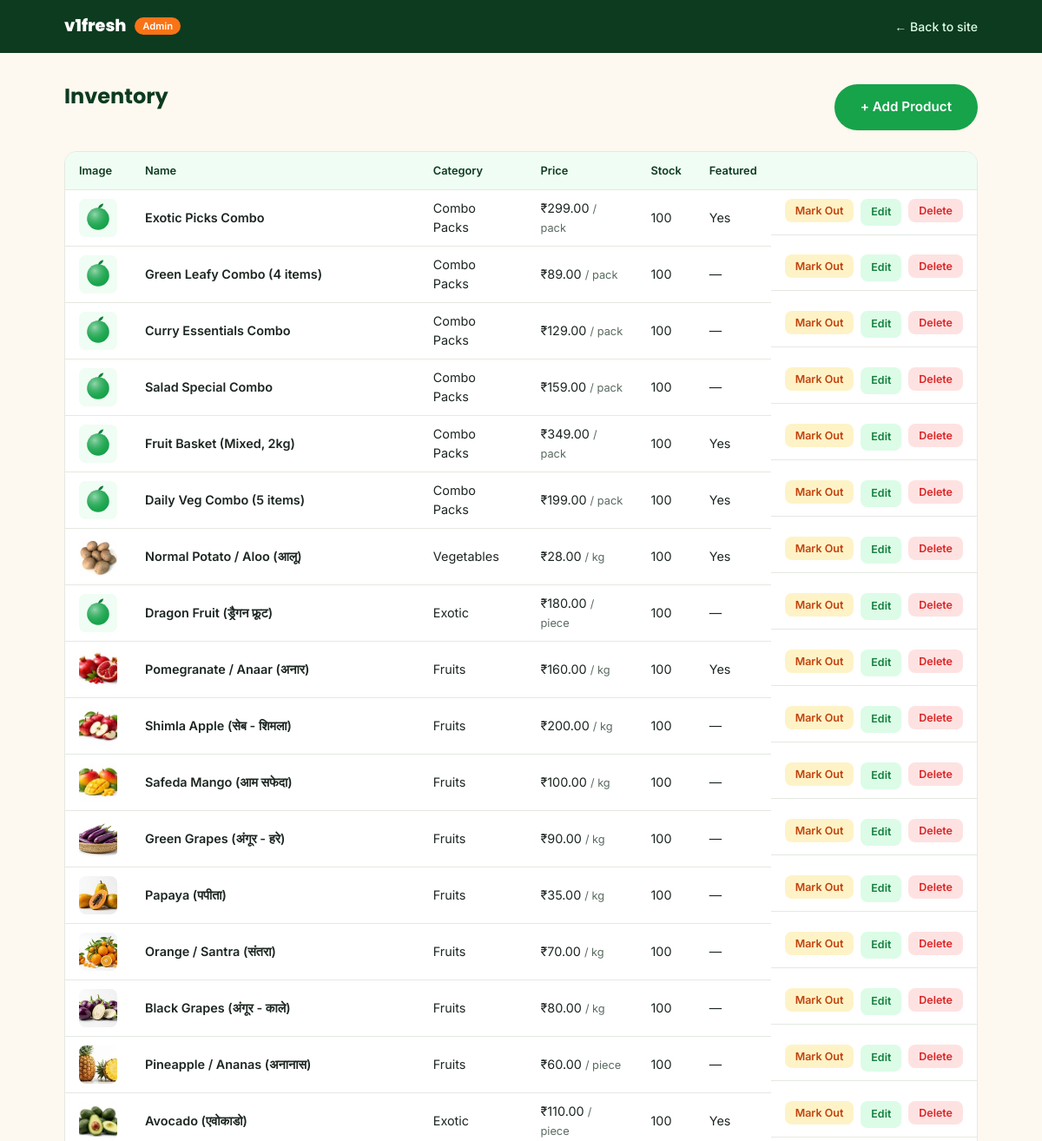
The page /admin/ (upper part) on the database as committed earlier.
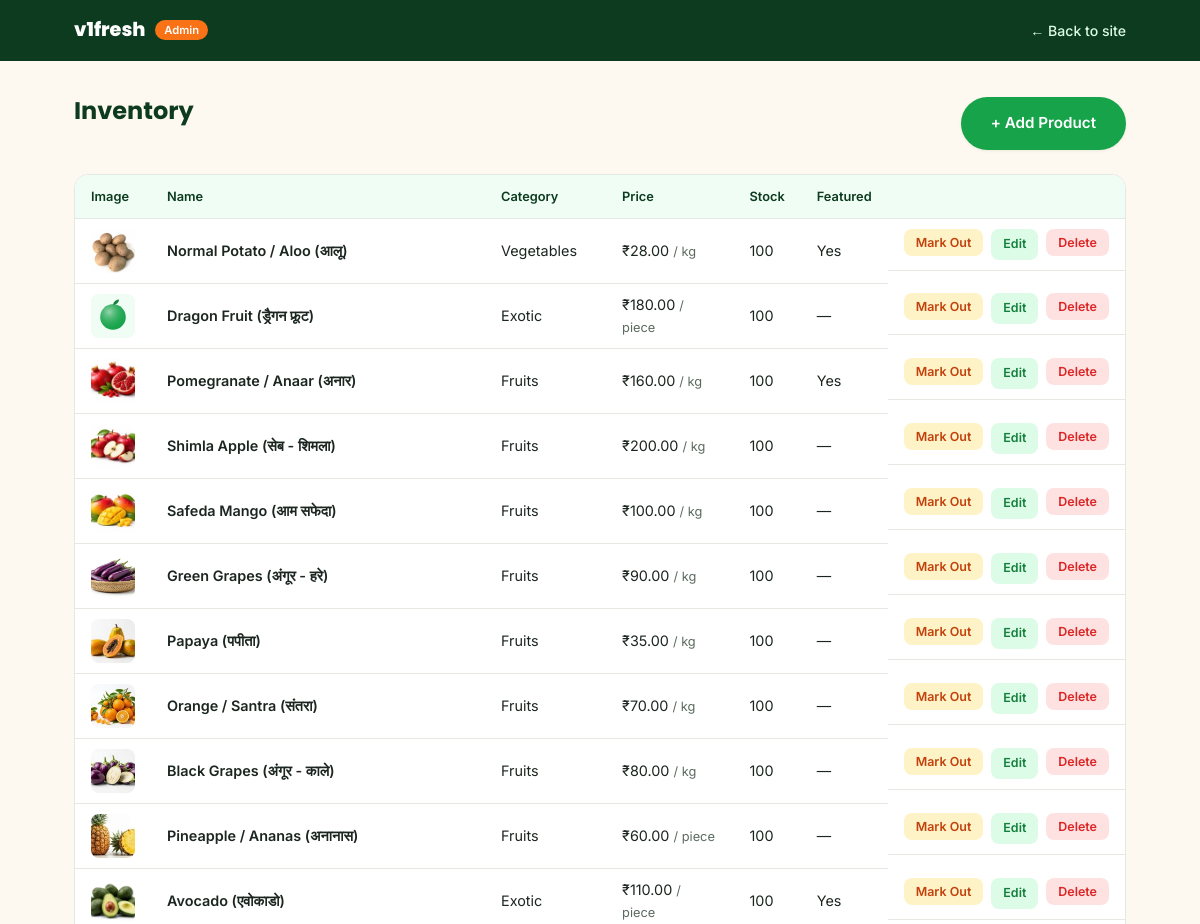
The same page on the database as committed later.
### models.py (models this page shows, shortened)
class Product(db.Model):
    __tablename__ = "products"
    id = db.Column(db.Integer, primary_key=True)
    name = db.Column(db.String(120), nullable=False)
    slug = db.Column(db.String(120), unique=True, nullable=False)
    category_id = db.Column(db.Integer, db.ForeignKey("categories.id"), nullable=False)
    price = db.Column(db.Float, nullable=False)           # current selling price
    mrp = db.Column(db.Float, nullable=True)               # original/strike-through price
    unit = db.Column(db.String(30), nullable=False, default="kg")  # kg, dozen, piece, bunch, gram
    image = db.Column(db.String(255), nullable=False, default="")
    description = db.Column(db.Text, nullable=True)
    stock = db.Column(db.Integer, nullable=False, default=100)
    is_featured = db.Column(db.Boolean, default=False)
    is_organic = db.Column(db.Boolean, default=False)
    season = db.Column(db.String(20), nullable=False, default="all-season")  # winter, summer, monsoon, all-season
    rating = db.Column(db.Float, default=4.5)
    created_at = db.Column(db.DateTime, default=datetime.utcnow)

class Category(db.Model):
    __tablename__ = "categories"
    id = db.Column(db.Integer, primary_key=True)
    name = db.Column(db.String(80), nullable=False)
    slug = db.Column(db.String(80), unique=True, nullable=False)
    image = db.Column(db.String(255), nullable=False, default="")
    sort_order = db.Column(db.Integer, default=0)
    products = db.relationship("Product", backref="category", lazy=True)

### routes/admin.py (the view)
@admin_bp.route("/")
def dashboard():
    products = Product.query.order_by(Product.id.desc()).all()
    return render_template("admin/dashboard.html", products=products)

### templates/admin/dashboard.html (shortened to what this page needs)
<!DOCTYPE html>
<html lang="en">
<head>
    <link rel="stylesheet" href="{{ url_for('static', filename='css/style.css') }}">
    <link rel="stylesheet" href="{{ url_for('static', filename='css/admin.css') }}">
</head>
<body class="admin-body">
    <header class="admin-topbar">
        <div class="admin-topbar-inner">
            <span class="admin-brand"><span class="brand-mark">v1</span><span class="brand-rest">fresh</span> <span class="admin-tag">Admin</span></span>
            <a href="{{ url_for('main.home') }}" class="admin-back-link">← Back to site</a>
        </div>
    </header>
    <main class="admin-main">
        <div class="admin-header-row">
            <h1>Inventory</h1>
            <a href="{{ url_for('admin.new_product') }}" class="btn btn-primary">+ Add Product</a>
        </div>
        <div class="admin-table-wrap">
            <table class="admin-table">
                <thead>
                    <tr>
                        <th>Image</th>
                        <th>Name</th>
                        <th>Category</th>
                        <th>Price</th>
                        <th>Stock</th>
                        <th>Featured</th>
                        <th></th>
                    </tr>
                </thead>
                <tbody>
                    {% for product in products %}
                    <tr>
                        <td><img src="{{ product.image }}" alt="{{ product.name }}" class="admin-thumb"></td>
                        <td class="admin-product-name">{{ product.name }}</td>
                        <td>{{ product.category.name if product.category else "—" }}</td>
                        <td>₹{{ "%.2f"|format(product.price) }} <span class="admin-unit">/ {{ product.unit }}</span></td>
                        <td>
                            {% if product.stock > 0 %}
                                {{ product.stock }}
                            {% else %}
                                <span class="admin-out-of-stock">Out of stock</span>
                            {% endif %}
                        </td>
                        <td>{{ "Yes" if product.is_featured else "—" }}</td>
                        <td class="admin-actions">
                            <form action="{{ url_for('admin.toggle_stock', product_id=product.id) }}" method="post" class="admin-toggle-form">
                                {% if product.stock > 0 %}
                                    <button type="submit" class="admin-btn-toggle admin-btn-mark-out">Mark Out</button>
                                {% else %}
                                    <button type="submit" class="admin-btn-toggle admin-btn-mark-in">Mark In Stock</button>
                                {% endif %}
                            </form>
                            <a href="{{ url_for('admin.edit_product', product_id=product.id) }}" class="admin-btn-edit">Edit</a>
                            <form action="{{ url_for('admin.delete_product', product_id=product.id) }}" method="post" class="admin-delete-form" onsubmit="return confirm('Delete \'{{ product.name }}\'? This cannot be undone.');">
                                <button type="submit" class="admin-btn-delete">Delete</button>
                            </form>
                        </td>
                    </tr>
                    {% else %}
                    <tr>
                        <td colspan="7" class="admin-empty">No products yet. Add your first one.</td>
                    </tr>
                    {% endfor %}
                </tbody>
            </table>
        </div>
    </main>
</body>
</html>

### static/css/style.css (style rules this page uses)
:root { --green-50: #f0fdf4; --green-100: #dcfce7; --green-600: #16a34a; --green-650: #138f42; --green-700: #15803d; --green-900: #0d3b1f; --footer-navy: #0f172a; --cream: #fef9f0; --white: #ffffff; --ink: #1c2620; --ink-soft: #5b6b60; --border: #e4e9e1; --orange: #f97316; --orange-dark: #c2410c; --amber: #fbbf24; --red: #dc2626; --radius-sm: 8px; --radius-md: 14px; --radius-lg: 24px; --shadow-sm: 0 1px 3px rgba(13, 59, 31, 0.08); --shadow-md: 0 8px 24px rgba(13, 59, 31, 0.10); --shadow-lg: 0 16px 40px rgba(13, 59, 31, 0.14); --font-display: 'Poppins', sans-serif; --font-body: 'Inter', sans-serif; }
* { box-sizing: border-box; }
html { scroll-behavior: smooth; }
body { margin: 0; font-family: var(--font-body); color: var(--ink); background: var(--cream); line-height: 1.5; -webkit-font-smoothing: antialiased; }
h1, h2, h3, h4 { font-family: var(--font-display); color: var(--green-900); margin: 0 0 0.4em; line-height: 1.2; }
a { text-decoration: none; color: inherit; }
img { max-width: 100%; display: block; }
button { font-family: inherit; cursor: pointer; }
.btn { display: inline-flex; align-items: center; justify-content: center; gap: 8px; padding: 13px 28px; border-radius: 999px; font-weight: 600; font-size: 0.95rem; border: 2px solid transparent; transition: transform 0.15s ease, box-shadow 0.15s ease, background 0.15s ease; }
.btn-primary { background: var(--green-600); color: var(--white); box-shadow: var(--shadow-sm); }
.brand-mark { color: var(--white); }
.brand-rest { color: var(--white); }

### static/css/admin.css (style rules this page uses)
.admin-body { background: var(--cream); }
.admin-topbar { background: var(--green-900); padding: 16px 0; }
.admin-topbar-inner { max-width: 1100px; margin: 0 auto; padding: 0 24px; display: flex; justify-content: space-between; align-items: center; }
.admin-brand { font-family: var(--font-display); font-weight: 800; font-size: 1.2rem; color: var(--white); }
.admin-brand .brand-mark { color: var(--white); }
.admin-brand .brand-rest { color: var(--white); }
.admin-tag { font-family: var(--font-body); font-weight: 600; font-size: 0.7rem; background: var(--orange); color: var(--white); padding: 3px 9px; border-radius: 999px; margin-left: 6px; vertical-align: middle; }
.admin-back-link { color: var(--green-100); font-size: 0.88rem; font-weight: 500; }
.admin-main { max-width: 1100px; margin: 0 auto; padding: 36px 24px 60px; }
.admin-header-row { display: flex; justify-content: space-between; align-items: center; margin-bottom: 24px; }
.admin-header-row h1 { font-size: 1.5rem; margin: 0; }
.admin-main h1 { font-size: 1.5rem; margin-bottom: 24px; }
.admin-table-wrap { background: var(--white); border: 1px solid var(--border); border-radius: var(--radius-md); overflow-x: auto; }
.admin-table { width: 100%; border-collapse: collapse; font-size: 0.9rem; }
.admin-table th { text-align: left; padding: 12px 16px; background: var(--green-50); color: var(--green-900); font-weight: 600; font-size: 0.8rem; border-bottom: 1px solid var(--border); }
.admin-table td { padding: 10px 16px; border-bottom: 1px solid var(--border); vertical-align: middle; }
.admin-thumb { width: 44px; height: 44px; object-fit: cover; border-radius: var(--radius-sm); background: var(--green-50); }
.admin-product-name { font-weight: 600; color: var(--ink); }
.admin-unit { color: var(--ink-soft); font-size: 0.8rem; }
.admin-actions { display: flex; gap: 8px; white-space: nowrap; }
.admin-toggle-form { display: inline; }
.admin-btn-toggle { border: none; border-radius: var(--radius-sm); padding: 6px 12px; font-size: 0.78rem; font-weight: 600; cursor: pointer; }
.admin-btn-mark-out { background: #fef3c7; color: var(--orange-dark); }
.admin-btn-edit, .admin-btn-delete { border: none; border-radius: var(--radius-sm); padding: 6px 12px; font-size: 0.78rem; font-weight: 600; cursor: pointer; }
.admin-btn-edit { background: var(--green-100); color: var(--green-700); display: inline-flex; align-items: center; }
.admin-delete-form { display: inline; }
.admin-btn-delete { background: #fee2e2; color: var(--red); }

Rows that differ between the two databases and show on the page:
removed Product: image (placeholder picture), name "Exotic Picks Combo", category "Combo Packs", price "299.00", unit "pack", stock "100", is_featured "Yes", shows "Mark Out"
removed Product: image (placeholder picture), name "Green Leafy Combo (4 items)", category "Combo Packs", price "89.00", unit "pack", stock "100", is_featured "—", shows "Mark Out"
removed Product: image (placeholder picture), name "Curry Essentials Combo", category "Combo Packs", price "129.00", unit "pack", stock "100", is_featured "—", shows "Mark Out"
removed Product: image (placeholder picture), name "Salad Special Combo", category "Combo Packs", price "159.00", unit "pack", stock "100", is_featured "—", shows "Mark Out"
removed Product: image (placeholder picture), name "Fruit Basket (Mixed, 2kg)", category "Combo Packs", price "349.00", unit "pack", stock "100", is_featured "Yes", shows "Mark Out"
removed Product: image (placeholder picture), name "Daily Veg Combo (5 items)", category "Combo Packs", price "199.00", unit "pack", stock "100", is_featured "Yes", shows "Mark Out"
